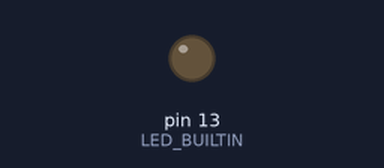
Bench run of a sketch on a simulated Arduino Uno, built with avr-gcc and run on an emulated ATmega328P. On the bench: output pins drawn as LEDs (lit = HIGH). Random numbers use the default seed unless the sketch sets one.

Above: at 0.3 s.
At 39.53 s:
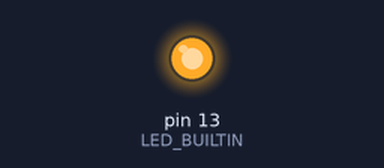
Timing chart, 0 to 40.0 s (numbered marks = the images above):
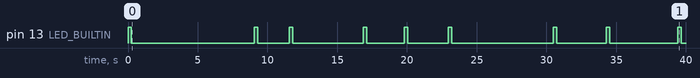

The sketch:

Blinkacaso.ino
```cpp
int Value;

void setup() {
  // initialize digital pin LED_BUILTIN as an output.
  pinMode(LED_BUILTIN, OUTPUT);
  randomSeed(millis()); // assegna a value un valore casuale
}

// the loop function runs over and over again forever
void loop() {
  digitalWrite(LED_BUILTIN, HIGH);   // turn the LED on (HIGH is the voltage level)
  delay(250);                       // wait for a second
  digitalWrite(LED_BUILTIN, LOW);    // turn the LED off by making the voltage LOW
  Value = random(1000, 10000);
  delay(Value);
}
```

Measured:
- by itself, pin 13 (LED_BUILTIN): LOW → HIGH at 0.00 s, → LOW 0.25 s later, → HIGH 8.8 s later, → LOW 0.25 s later, … (18 changes in this stretch)
